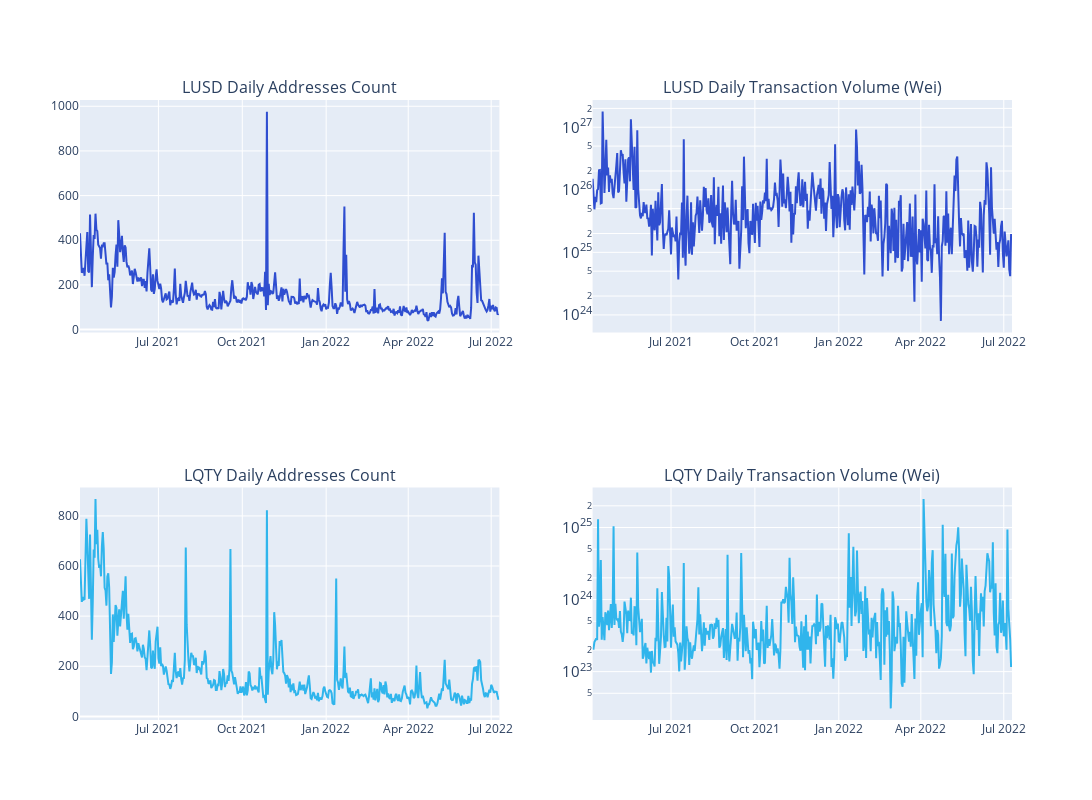

The cell this chart's notebook holds for it:
### Markdown cell above
### Figure 1

### Code cell
fig = make_subplots(
    rows=2, 
    cols=2,
    subplot_titles=("LUSD Daily Addresses Count", "LUSD Daily Transaction Volume (Wei)", "LQTY Daily Addresses Count", "LQTY Daily Transaction Volume (Wei)")
)

fig.add_trace(
    go.Scatter(x=LUSD_network_fea['timestamp'], y=LUSD_network_fea['address_count'], marker_color=LUSD_color1),
    row=1, col=1
)

fig.add_trace(
    go.Scatter(x=LUSD_network_fea['timestamp'], y=LUSD_network_fea['value_sum'], marker_color=LUSD_color1),
    row=1, col=2
)

fig.add_trace(
    go.Scatter(x=LQTY_network_fea['timestamp'], y=LQTY_network_fea['address_count'], marker_color=LUSD_color2),
    row=2, col=1
)

fig.add_trace(
    go.Scatter(x=LQTY_network_fea['timestamp'], y=LQTY_network_fea['value_sum'], marker_color=LUSD_color2),
    row=2, col=2
)

fig.update_yaxes(type="log", row=1, col=2)
fig.update_yaxes(type="log", row=2, col=2)

fig.update_layout(height=800, width=1400, showlegend=False)
fig.show()

fig.write_image("../Figure/images/fig1.png")

### Figure 1 — Plotly figure (JSON) as saved in the notebook; plotly's stock layout.template omitted (floating-point values rounded to 4 significant figures; data arrays with more than 128 entries replaced by an {"elided": "..."} marker saying what was removed)
{"data": [{"marker": {"color": "#2f4ed0"}, "type": "scatter", "x": {"elided": "461 str values"}, "xaxis": "x", "y": {"elided": "461 int values"}, "yaxis": "y"}, {"marker": {"color": "#2f4ed0"}, "type": "scatter", "x": {"elided": "461 str values"}, "xaxis": "x2", "y": {"elided": "461 float values"}, "yaxis": "y2"}, {"marker": {"color": "#30b5ec"}, "type": "scatter", "x": {"elided": "461 str values"}, "xaxis": "x3", "y": {"elided": "461 int values"}, "yaxis": "y3"}, {"marker": {"color": "#30b5ec"}, "type": "scatter", "x": {"elided": "461 str values"}, "xaxis": "x4", "y": {"elided": "461 float values"}, "yaxis": "y4"}], "layout": {"annotations": [{"font": {"size": 16}, "showarrow": false, "text": "LUSD Daily Addresses Count", "x": 0.225, "xanchor": "center", "xref": "paper", "y": 1, "yanchor": "bottom", "yref": "paper"}, {"font": {"size": 16}, "showarrow": false, "text": "LUSD Daily Transaction Volume (Wei)", "x": 0.775, "xanchor": "center", "xref": "paper", "y": 1, "yanchor": "bottom", "yref": "paper"}, {"font": {"size": 16}, "showarrow": false, "text": "LQTY Daily Addresses Count", "x": 0.225, "xanchor": "center", "xref": "paper", "y": 0.375, "yanchor": "bottom", "yref": "paper"}, {"font": {"size": 16}, "showarrow": false, "text": "LQTY Daily Transaction Volume (Wei)", "x": 0.775, "xanchor": "center", "xref": "paper", "y": 0.375, "yanchor": "bottom", "yref": "paper"}], "height": 800, "showlegend": false, "width": 1400, "xaxis": {"anchor": "y", "domain": [0, 0.45]}, "xaxis2": {"anchor": "y2", "domain": [0.55, 1]}, "xaxis3": {"anchor": "y3", "domain": [0, 0.45]}, "xaxis4": {"anchor": "y4", "domain": [0.55, 1]}, "yaxis": {"anchor": "x", "domain": [0.625, 1]}, "yaxis2": {"anchor": "x2", "domain": [0.625, 1], "type": "log"}, "yaxis3": {"anchor": "x3", "domain": [0, 0.375]}, "yaxis4": {"anchor": "x4", "domain": [0, 0.375], "type": "log"}}}
